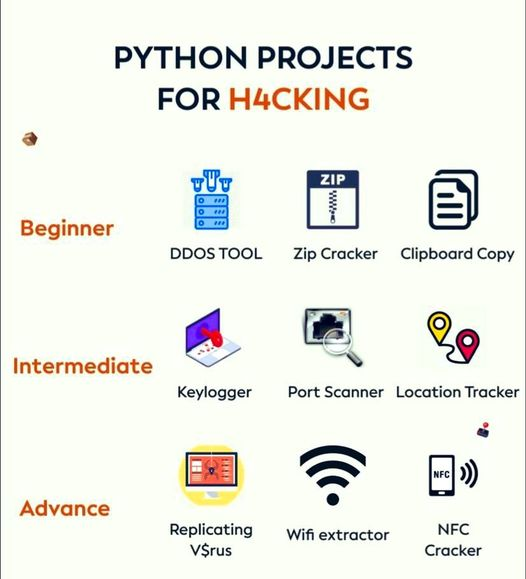
#> input picture Lab-1/projects.jpg, 526 x 579 px, found by its file name
$ python 3_log.py
#> lines starting #> are read from the running program, lines starting #| are printed output that depends on the picture
import cv2
import numpy as np
img= cv2.imread('./Lab-1/projects.jpg')
#> img is the input picture: shape (579, 526, 3); mean B, G, R 231.1, 238.7, 237.2
cv2.imshow('Original',img)
c=(255/np.log(1+np.max(img)))
#> c = 45.99
log_transformed = c * (np.log(img + 1))
#> log_transformed: shape (579, 526, 3) float16; 26.59% of the values are NaN or infinite; the others: min 0, max 255, mean 245.8
log_transformed = np.array(log_transformed, dtype = np.uint8)
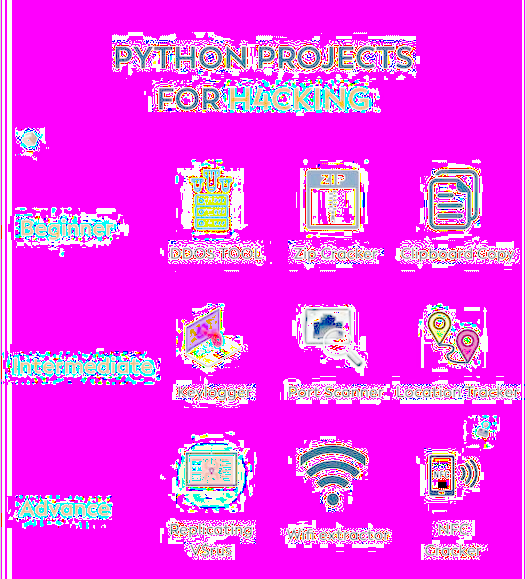
#> log_transformed: shape (579, 526, 3); mean B, G, R 242.1, 56.7, 241.2
cv2.imshow('Log Transformed',log_transformed)
cv2.waitKey(0)
cv2.destroyAllWindows()
